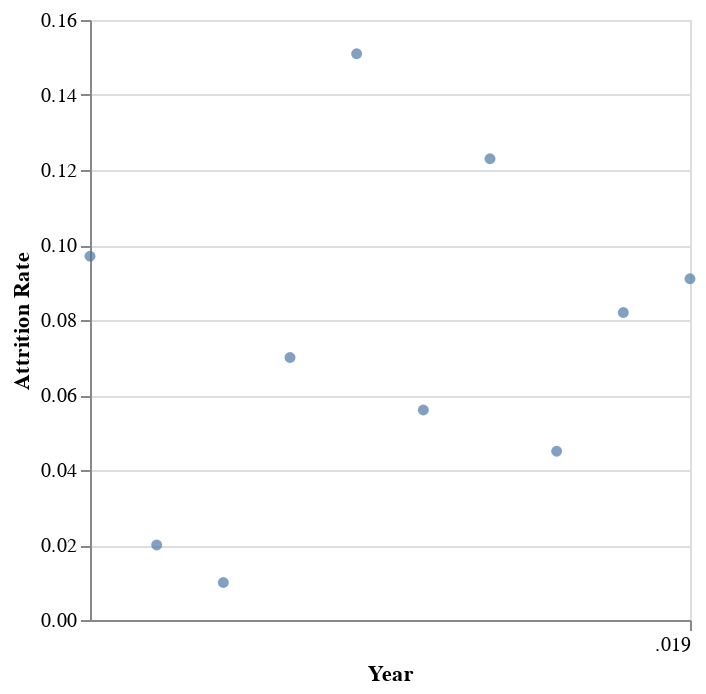

The cell this chart's notebook holds for it:
### Code cell
alt.Chart(table).mark_point(filled = True).encode(
    x = alt.X('Year:T'),
    y = alt.Y('Attrition Rate')
    )

### Figure 1 — Vega-Lite specification as saved in the notebook (floating-point values rounded to 4 significant figures)
{"config": {"view": {"continuousWidth": 300, "continuousHeight": 300}}, "data": {"name": "data-0a7ed12b3693b0f6b7061ff4e2683f48"}, "mark": {"type": "point", "filled": true}, "encoding": {"x": {"field": "Year", "type": "temporal"}, "y": {"field": "Attrition Rate", "type": "quantitative"}}, "$schema": "https://vega.github.io/schema/vega-lite/v5.15.1.json", "datasets": {"data-0a7ed12b3693b0f6b7061ff4e2683f48": [{"Year": 2019, "Attrition Rate": 0.091}, {"Year": 2018, "Attrition Rate": 0.082}, {"Year": 2017, "Attrition Rate": 0.045}, {"Year": 2016, "Attrition Rate": 0.123}, {"Year": 2015, "Attrition Rate": 0.056}, {"Year": 2014, "Attrition Rate": 0.151}, {"Year": 2013, "Attrition Rate": 0.07}, {"Year": 2012, "Attrition Rate": 0.01}, {"Year": 2011, "Attrition Rate": 0.02}, {"Year": 2010, "Attrition Rate": 0.097}]}}
